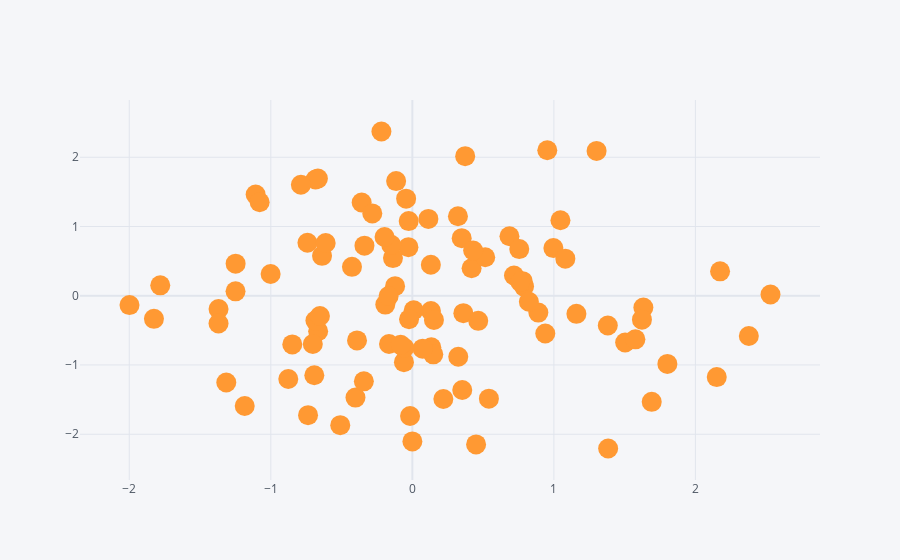

This figure's notebook cell:
### Markdown cell above
## Scatter

### Code cell
df.iplot(kind='scatter', x='A', y='B', mode='markers', size=20) #mode altera a visualização do gráfico
